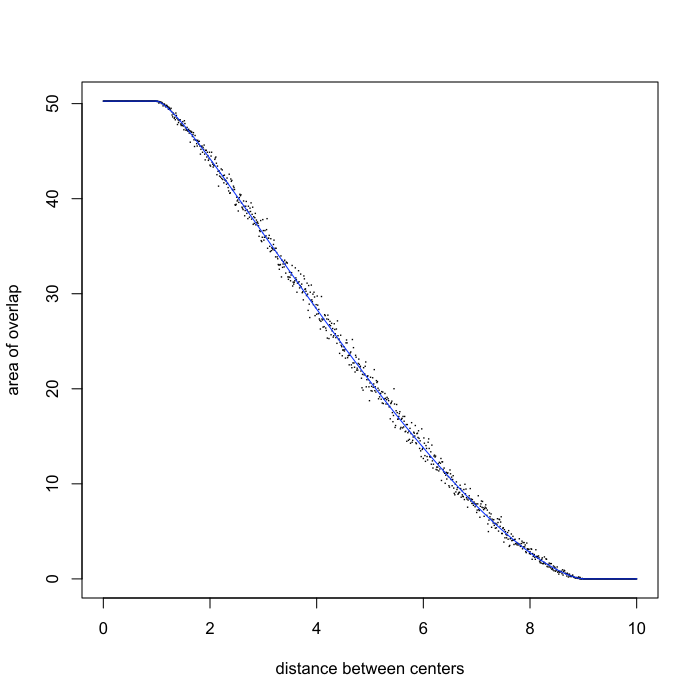

This figure's R source:
ra <- 5
rb <- 4
distances <- seq(0, ra + rb + 1, by=0.01)

### numerical approach ###

randomPointsInCircle <- function(x, y, r, n){
	# generate n random points within the circle centered at (x,y) with radius r
	# vector version
	randTheta <- 2 * pi * runif(n)	# random angle in radians
	randR <- r * sqrt(runif(n))
	randX <- x + randR * sin(randTheta)
	randY <- y + randR * cos(randTheta)
	return(list(x=randX, y=randY))
}

isPointInCircle <- function(px, py, cx, cy, cr){
	return ( cr^2 > (px - cx)^2 + (py - cy)^2 )
}

filterPointsInCircle <- function( pts, c2x, c2y, c2r ){
	pic_select <- isPointInCircle(pts$x, pts$y, c2x, c2y, c2r)
	inX <- pts$x[pic_select]
	inY <- pts$y[pic_select]
	return(list(x=inX, y=inY))
}

Ao_shotgun <- function(ra, rb, d){
	n <- 1000
	xa <- 0
	ya <- 0
	xb <- d
	yb <- 0
	pb <- randomPointsInCircle(xb, yb, rb, n)	# points in B
	pba <- filterPointsInCircle( pb, xa, ya, ra )
	Ab <- pi * rb^2
	return( (length(pba$x)/length(pb$x))*Ab )
}

### analytical approach ###

Ao <- function(ra, rb, d){	# ra must be >= rb
	if ( ra + rb <= d ){
		return(0)
	}
	if ( d <= abs(ra - rb) ){
		smallR = min(ra, rb)
		return(pi * smallR^2)
	}
	area = ra^2 * acos( (d^2 - (rb^2 - ra^2))/(2*d*ra) ) + rb^2 * acos( (d^2 + (rb^2 - ra^2))/(2*d*rb) ) - d*sqrt(ra^2 - (d^2 + ra^2 - rb^2 )^2/(4*d^2))
	
	return(area)
}


i <- 1
areasAnalytical = real(length(distances))
areasNumerical = real(length(distances))
for (d in distances){
	areasAnalytical[i] = Ao(ra, rb, d)
	areasNumerical[i] = Ao_shotgun(ra, rb, d)
	i <- i + 1
}

plot(distances, areasNumerical, pch='.', ylab="area of overlap", xlab="distance between centers")

lines(distances, areasAnalytical, col="Blue")
